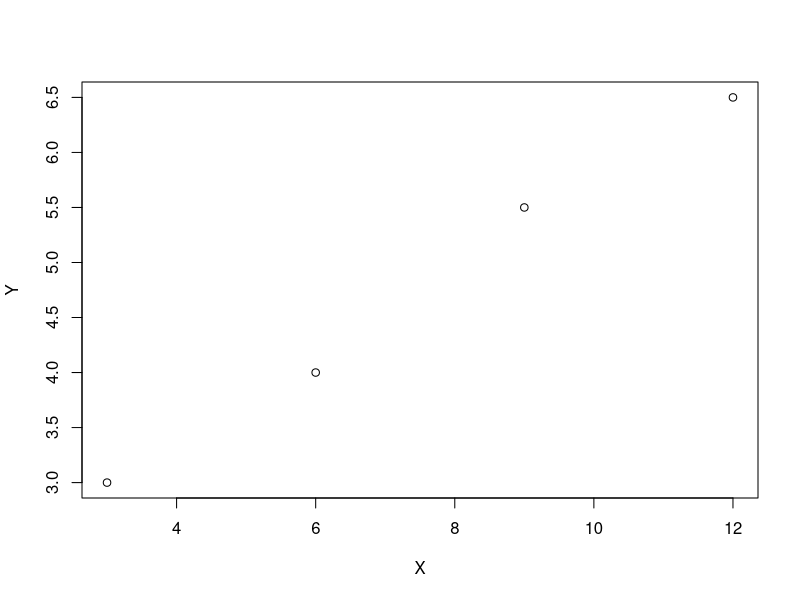
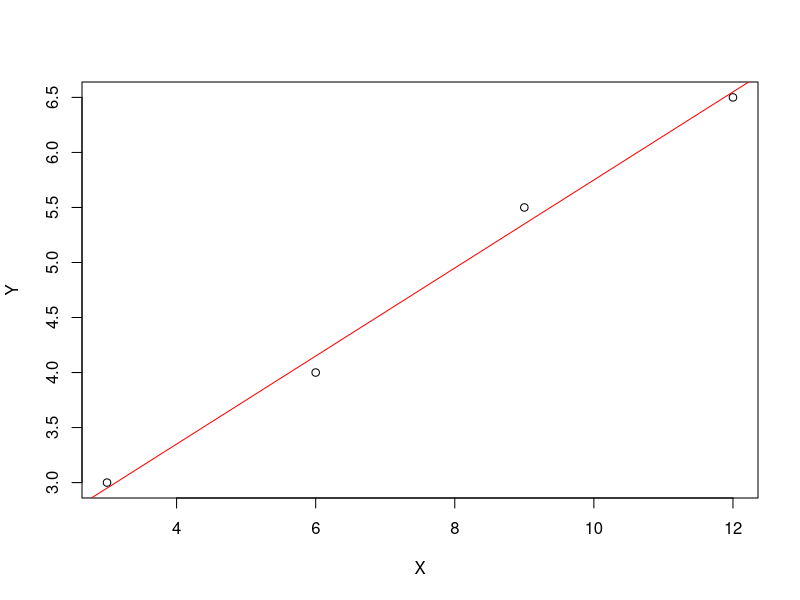
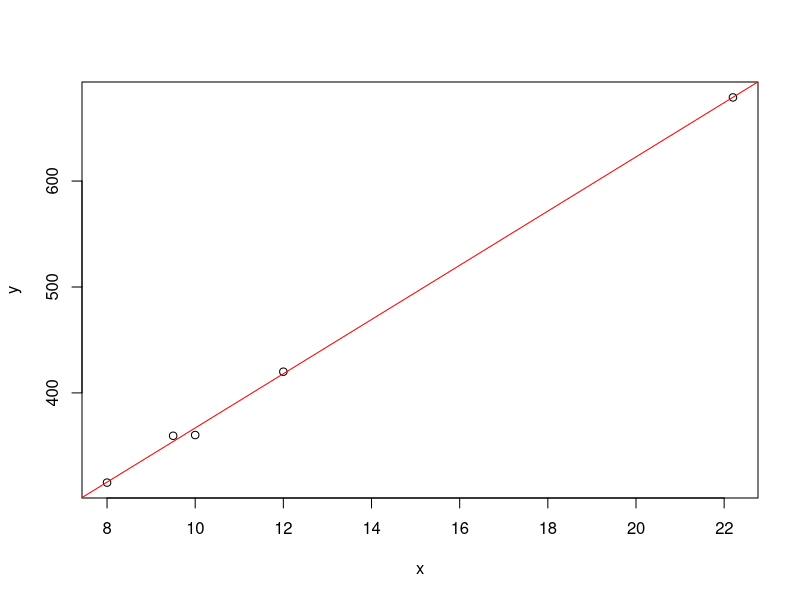
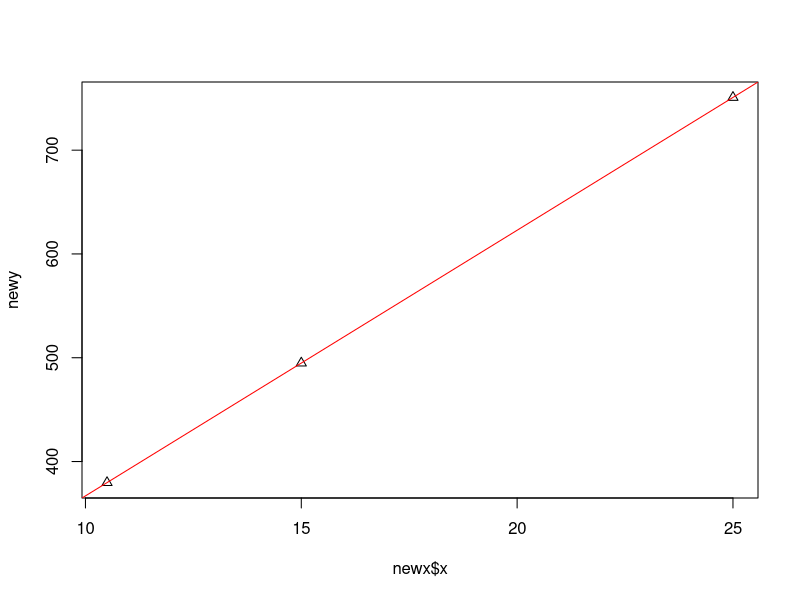

Write R code to recreate these figures, in order.
# 현실 세계의 모델링
X = c(3, 6, 9, 12.)
Y = c(3, 4, 5.5, 6.5)
plot(X, Y)

# model 1: y=0.5x+1.0
Y1 = 0.5*X + 1.0
Y1
# 평균 제곱 오차: Mean Squared Error
(Y - Y1)**2
sum((Y - Y1)**2)
mse <- sum((Y - Y1)**2) / length(Y)
mse

# model 2: y=5/12x + 7/4
Y2 = 5 * X / 12 + 7/4
Y2
mse2 <- sum((Y - Y2)**2) / length(Y)
mse2

# R의 단순 선형회귀 모델 lm
model <- lm(Y ~ X)
model

plot(X, Y)
abline(model, col='red')
fitted(model)
mse_model <- sum((Y - fitted(model))**2) / length(Y)
mse_model

# 잔차 - Residuals
residuals(model)

# 잔차 제곱합
deviance(model)
# 평균 제곱오차(MSE)
deviance(model) / length(Y)

summary(model)

# 예측
newX <- data.frame(X=c(1.2, 2.0, 20.65))
newX
predict(model, newdata=newX)

# 연습문제 1
x <- c(10, 12, 9.5, 22.2, 8)
y <- c(360.2, 420, 359.5, 679, 315.3)
m <- lm(y ~ x)
summary(m)
plot(x, y, pch=1)
abline(m, col='red')

newx <- data.frame(x=c(10.5,25.0,15.0))
newy <- predict(m, newdata=newx)
newy

plot(newx$x, newy, pch=2)
abline(m, col='red')
